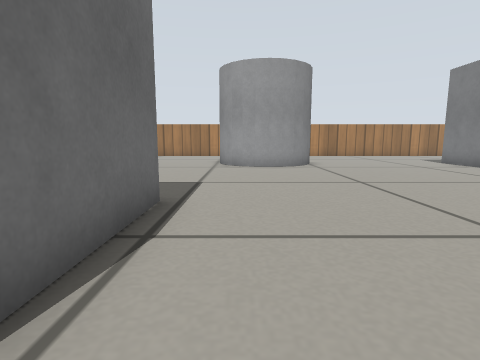
View 1 (above)

24 first-person views from a walk through a robot-simulator world made for Gazebo. The camera is 0.26 m above the floor, tilts 8° down and sees 80° across. The floor is counted in squares, 0.25 m on a side. Each view is taken from the middle of a square. On the plan, view 1 faces up. The plan holds only what a view shows up to about 12 squares ahead; the rest is blank. Simple patterns stand in for the simulator's built-in surfaces.

View 2
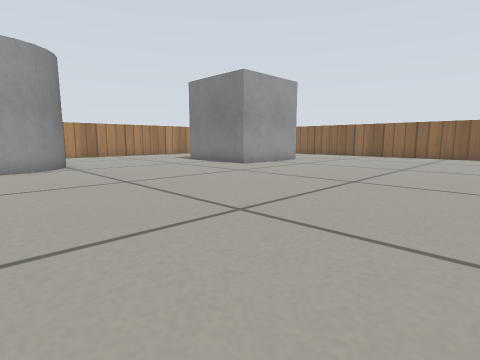

View 3
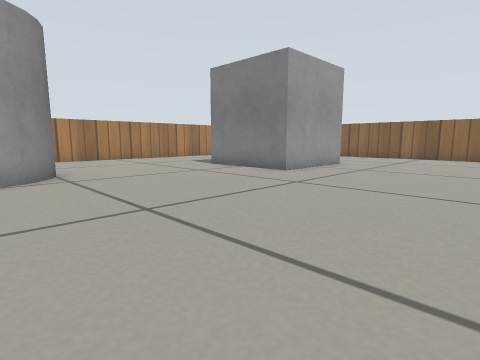

View 4
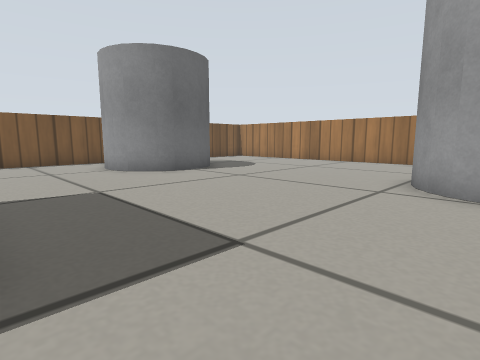

View 5
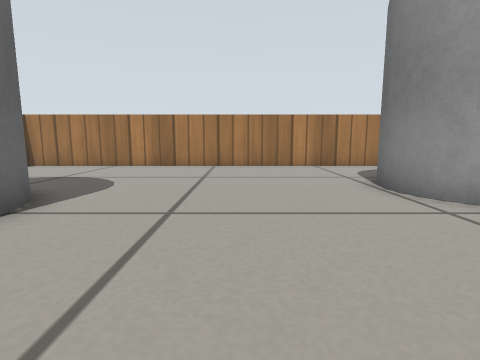

View 6
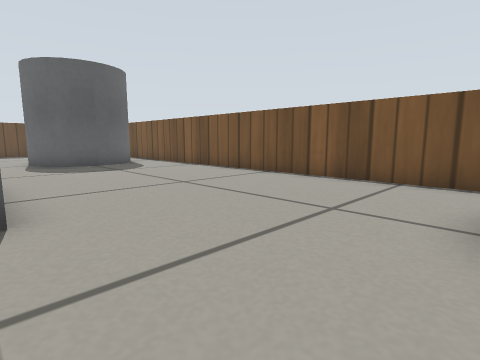

View 7
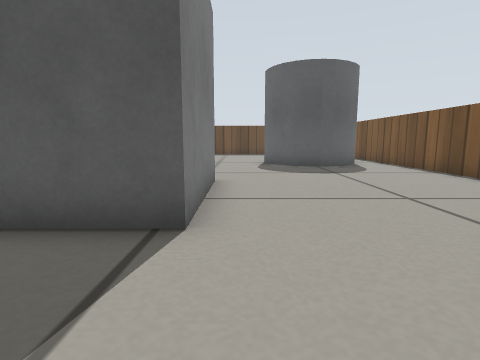

View 8
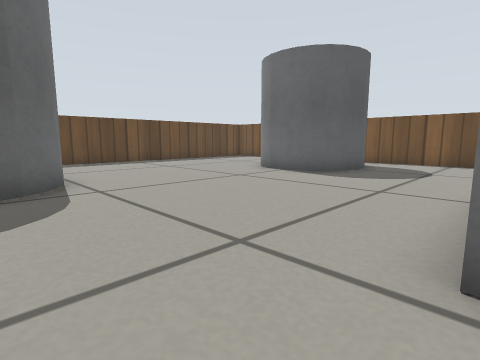

View 9
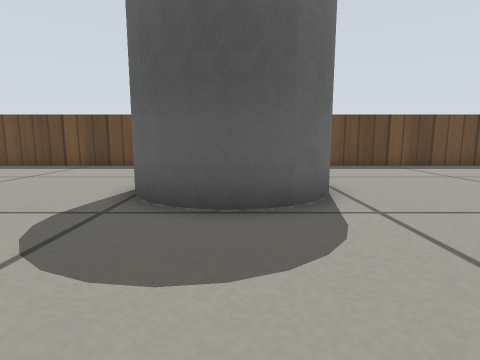

View 10
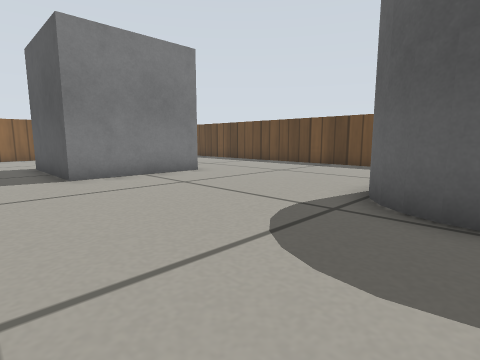

View 11
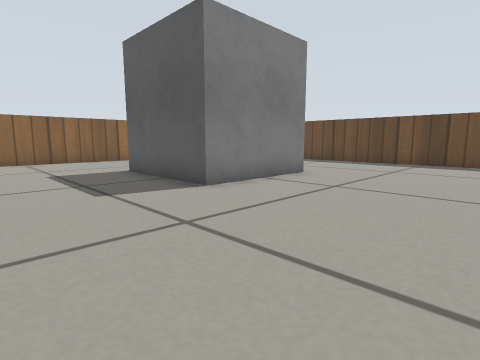

View 12
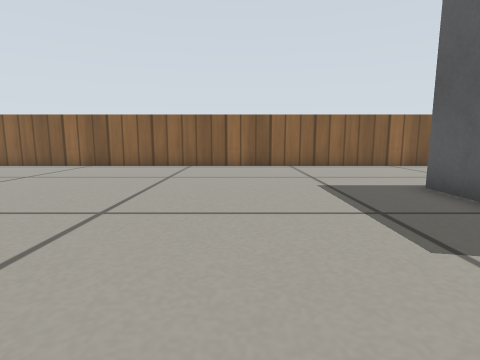

View 13
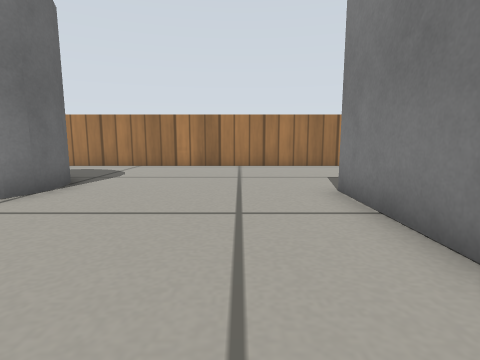

View 14
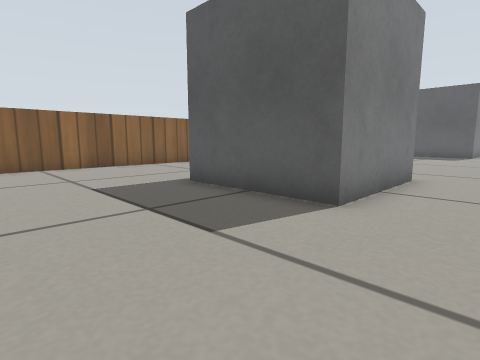

View 15
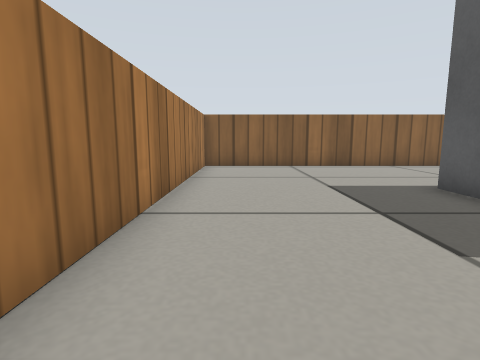

View 16
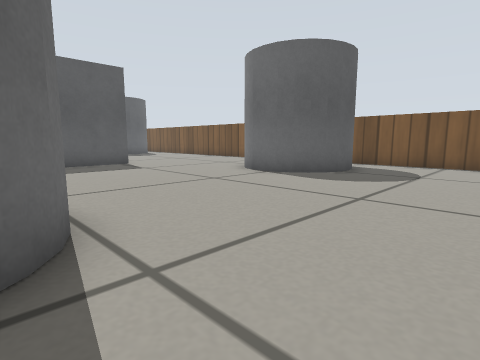

View 17
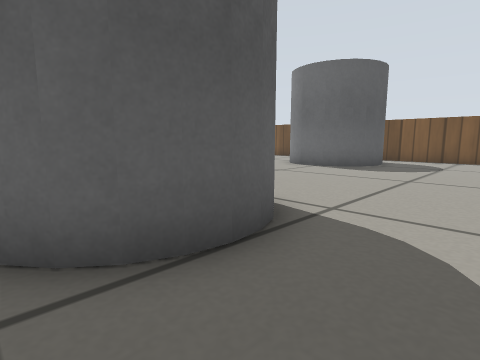

View 18
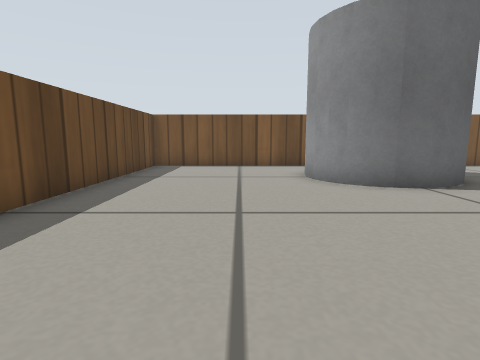

View 19
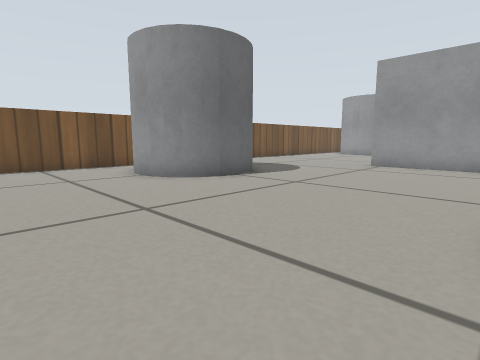

View 20
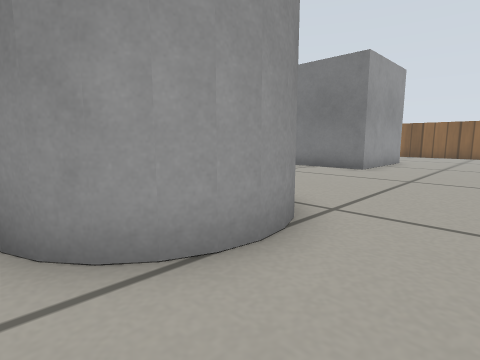

View 21
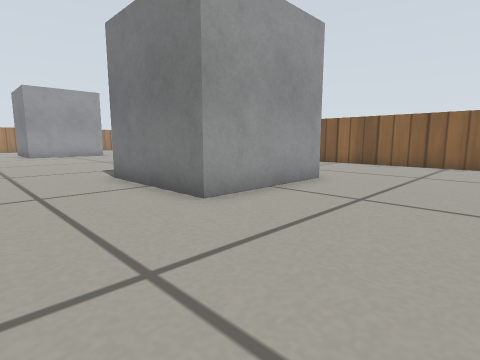

View 22
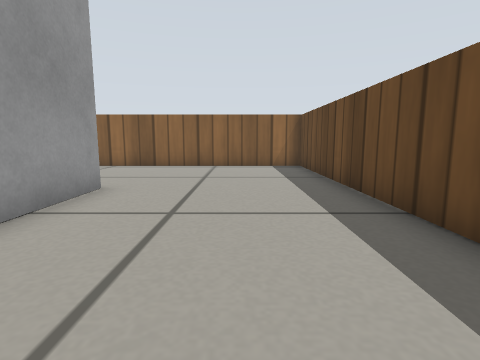

View 23
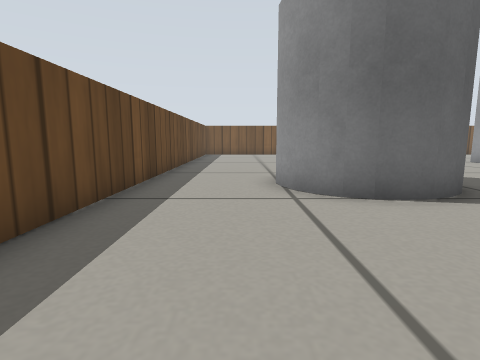

View 24
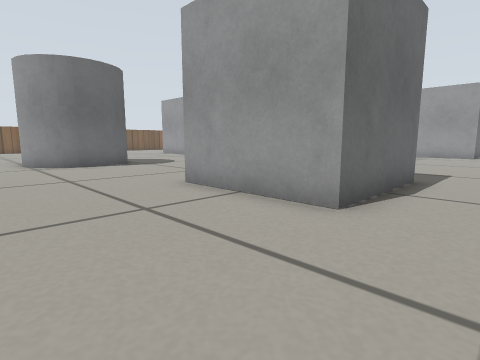

### Floor plan
Key: @ floor where view 1 was taken; # wall or solid block; . floor; C grey cylinder; B grey box.
Columns run from 12 left of view 1 to 18 right of it. Each row starts with its distance up from view 1.
 18 ###############################
 17 #.............................#
 16 #.............................#
 15 #...........CCC...............#
 14 #..........CC CC..............#
 13 #.CC.......C   C.....BBBBB....#
 12 #   C......CC CC.....B    ....#
 11     CC......CCC......B     ...#
 10     CC...............B       .#
  9 #.CCC................BBBBB  ..#
  8 #......................... ...#
  7 #.............................#
  6 #.............................#
  5 #......BBBB...................#
  4 #......B   B..................#
  3 #......B   B..................#
  2 #......B   B..................#
  1 #......BBBBB..................#
  0 #...........@.................#
 -1 #.............................#
 -2 #.............................#
 -3 #.CCC................BBBBB....#
 -4 #CC CC...............B   B....#
 -5 #    C......CCC......B   B....#
 -6 #   CC.....CC CC.....B   B....#
 -7 #.CCC......C   C.....BBBBB....#
 -8 #..........CC CC..............#
 -9 #...........CCC...............#
-10 #.............................#
-11 #.............................#
-12 ###############################

Positions as (right, up) in squares from view 1, and headings:
1: (0, 0), facing up
2: (0, 0), facing up-right
3: (1, 3), facing up-right
4: (1, 5), facing up-left
5: (-4, 7), facing up
6: (-5, 9), facing down-left
7: (-6, 8), facing down
8: (1, 1), facing down-left
9: (1, -1), facing down
10: (1, -1), facing down-right
11: (4, 1), facing down-right
12: (7, 1), facing right
13: (7, 7), facing up
14: (7, 17), facing down-right
15: (7, 17), facing right
16: (0, 17), facing down-left
17: (3, 17), facing down-left
18: (-1, -9), facing left
19: (-1, -11), facing up-left
20: (-1, -11), facing up-right
21: (6, -11), facing up-right
22: (7, -10), facing right
23: (8, -10), facing left
24: (15, -11), facing up-left
